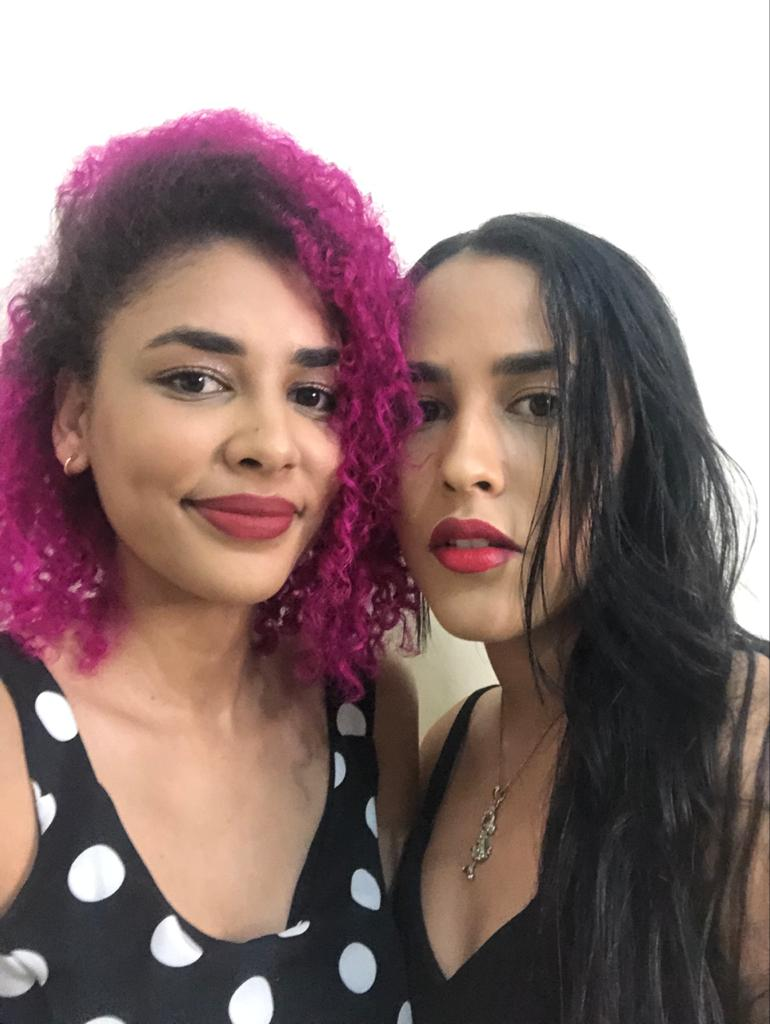
#> input picture exemplo.jpg, 770 x 1024 px
$ python missaoOpenCvCoresPixelsAlterados.py
#> lines starting #> are read from the running program, lines starting #| are printed output that depends on the picture
# importando a biblioteca opencv
import cv2
# lendo uma imagem do computador com a função imread()
imagem = cv2.imread('exemplo.jpg')
#> imagem is the input picture: shape (1024, 770, 3); mean B, G, R 121.9, 123.7, 145.3
# faz um loop alinhado para percorrer linhas e colunas,
# o primeiro for irá percorrer as linhas e o segundo as colunas
for y in range(0, imagem.shape[0]):
    for x in range(0, imagem.shape[1]):
        imagem[y, x] = (x%256,y%256,x%256)
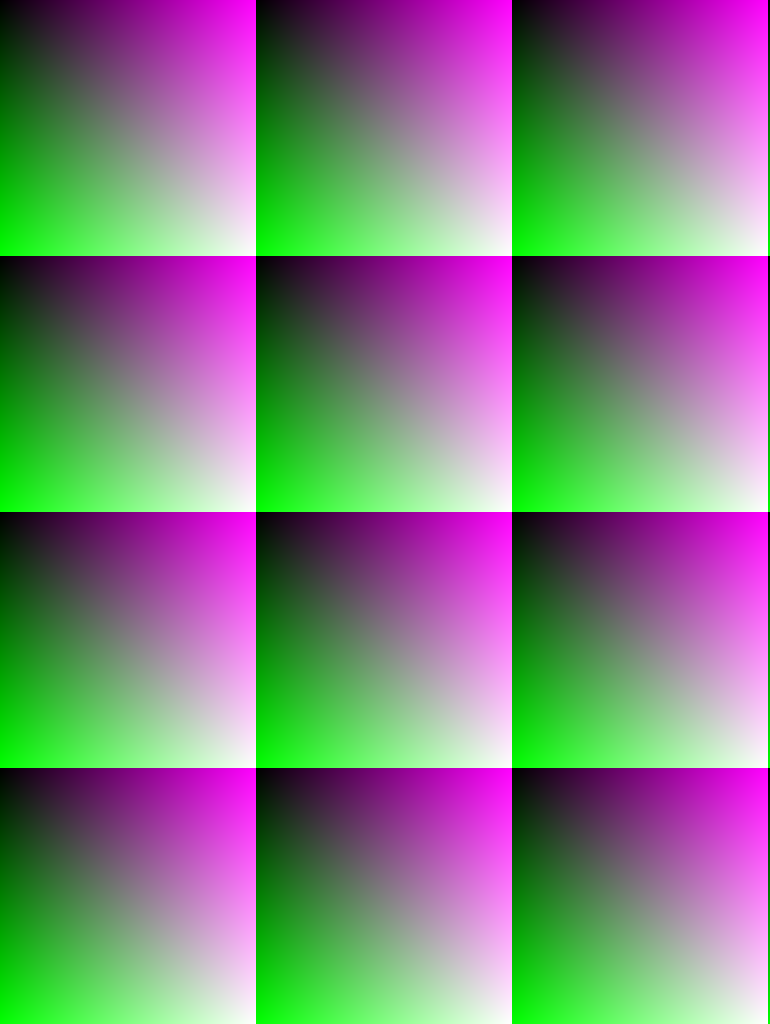
#> imagem: shape (1024, 770, 3); mean B, G, R 127.2, 127.5, 127.2
# abre a imagem com a função imshow()
cv2.imshow("Imagem modificada", imagem)
# espera pressionar qualquer tecla
cv2.waitKey(0)
# Salvar a imagem no disco com função imwrite()
cv2.imwrite("saida4.jpg", imagem)
